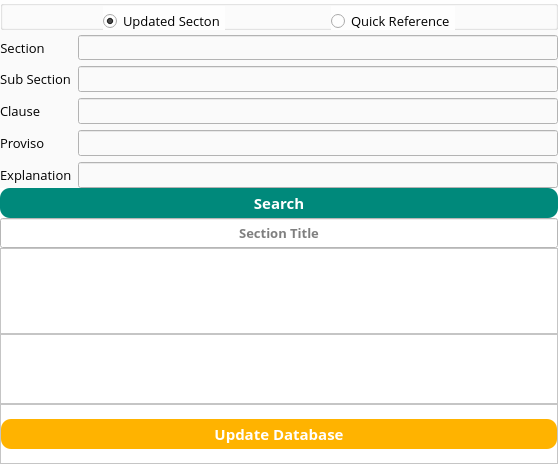
<?xml version="1.0" encoding="UTF-8"?>
<ui version="4.0">
 <class>CompaniesActQR</class>
 <widget class="QWidget" name="CompaniesActQR">
  <property name="geometry">
   <rect>
    <x>0</x>
    <y>0</y>
    <width>558</width>
    <height>464</height>
   </rect>
  </property>
  <property name="sizePolicy">
   <sizepolicy hsizetype="Expanding" vsizetype="Expanding">
    <horstretch>0</horstretch>
    <verstretch>0</verstretch>
   </sizepolicy>
  </property>
  <property name="minimumSize">
   <size>
    <width>0</width>
    <height>0</height>
   </size>
  </property>
  <property name="font">
   <font>
    <pointsize>12</pointsize>
    <stylestrategy>PreferAntialias</stylestrategy>
   </font>
  </property>
  <property name="windowTitle">
   <string>Companies Act</string>
  </property>
  <property name="windowIcon">
   <iconset>
    <normaloff>../Icon/logo.png</normaloff>../Icon/logo.png</iconset>
  </property>
  <property name="styleSheet">
   <string notr="true">background-color: rgb(255, 255, 255);</string>
  </property>
  <layout class="QGridLayout" name="gridLayout">
   <property name="leftMargin">
    <number>0</number>
   </property>
   <property name="topMargin">
    <number>0</number>
   </property>
   <property name="rightMargin">
    <number>0</number>
   </property>
   <property name="bottomMargin">
    <number>0</number>
   </property>
   <property name="spacing">
    <number>0</number>
   </property>
   <item row="6" column="0">
    <widget class="QTextBrowser" name="Footnote">
     <property name="maximumSize">
      <size>
       <width>16777215</width>
       <height>100</height>
      </size>
     </property>
     <property name="font">
      <font>
       <family>Open Sans</family>
       <pointsize>9</pointsize>
       <stylestrategy>PreferAntialias</stylestrategy>
      </font>
     </property>
     <property name="overwriteMode">
      <bool>true</bool>
     </property>
    </widget>
   </item>
   <item row="4" column="0">
    <widget class="QLineEdit" name="TitleOutput">
     <property name="minimumSize">
      <size>
       <width>0</width>
       <height>30</height>
      </size>
     </property>
     <property name="font">
      <font>
       <family>Open Sans</family>
       <pointsize>10</pointsize>
       <weight>75</weight>
       <bold>true</bold>
       <stylestrategy>PreferAntialias</stylestrategy>
      </font>
     </property>
     <property name="alignment">
      <set>Qt::AlignCenter</set>
     </property>
     <property name="readOnly">
      <bool>true</bool>
     </property>
     <property name="placeholderText">
      <string>Section Title</string>
     </property>
     <property name="clearButtonEnabled">
      <bool>false</bool>
     </property>
    </widget>
   </item>
   <item row="0" column="0">
    <widget class="QWidget" name="QuickSelection" native="true">
     <property name="minimumSize">
      <size>
       <width>0</width>
       <height>0</height>
      </size>
     </property>
     <property name="maximumSize">
      <size>
       <width>16777215</width>
       <height>30</height>
      </size>
     </property>
     <property name="styleSheet">
      <string notr="true">background-color: rgb(254, 254, 254);</string>
     </property>
     <layout class="QHBoxLayout" name="horizontalLayout_3">
      <property name="leftMargin">
       <number>0</number>
      </property>
      <property name="topMargin">
       <number>0</number>
      </property>
      <property name="rightMargin">
       <number>0</number>
      </property>
      <property name="bottomMargin">
       <number>0</number>
      </property>
     </layout>
    </widget>
   </item>
   <item row="2" column="0">
    <widget class="QWidget" name="widget" native="true">
     <property name="minimumSize">
      <size>
       <width>0</width>
       <height>0</height>
      </size>
     </property>
     <property name="maximumSize">
      <size>
       <width>16777215</width>
       <height>170</height>
      </size>
     </property>
     <property name="styleSheet">
      <string notr="true">background-color: rgb(250, 250, 250);</string>
     </property>
     <layout class="QFormLayout" name="formLayout">
      <property name="leftMargin">
       <number>0</number>
      </property>
      <property name="topMargin">
       <number>5</number>
      </property>
      <property name="rightMargin">
       <number>0</number>
      </property>
      <property name="bottomMargin">
       <number>0</number>
      </property>
      <item row="1" column="0">
       <widget class="QLabel" name="sectiontag">
        <property name="sizePolicy">
         <sizepolicy hsizetype="Preferred" vsizetype="Preferred">
          <horstretch>0</horstretch>
          <verstretch>0</verstretch>
         </sizepolicy>
        </property>
        <property name="font">
         <font>
          <family>Open Sans</family>
          <pointsize>10</pointsize>
          <stylestrategy>PreferAntialias</stylestrategy>
         </font>
        </property>
        <property name="text">
         <string>Section</string>
        </property>
        <property name="alignment">
         <set>Qt::AlignCenter</set>
        </property>
       </widget>
      </item>
      <item row="1" column="1">
       <widget class="QLineEdit" name="SectionInput">
        <property name="sizePolicy">
         <sizepolicy hsizetype="Expanding" vsizetype="Expanding">
          <horstretch>0</horstretch>
          <verstretch>0</verstretch>
         </sizepolicy>
        </property>
        <property name="font">
         <font>
          <family>Open Sans</family>
          <stylestrategy>PreferAntialias</stylestrategy>
         </font>
        </property>
        <property name="inputMethodHints">
         <set>Qt::ImhDialableCharactersOnly|Qt::ImhDigitsOnly|Qt::ImhEmailCharactersOnly|Qt::ImhFormattedNumbersOnly|Qt::ImhLatinOnly|Qt::ImhLowercaseOnly|Qt::ImhPreferNumbers|Qt::ImhUppercaseOnly|Qt::ImhUrlCharactersOnly</set>
        </property>
        <property name="clearButtonEnabled">
         <bool>true</bool>
        </property>
       </widget>
      </item>
      <item row="3" column="0">
       <widget class="QLabel" name="subsectiotag">
        <property name="font">
         <font>
          <family>Open Sans</family>
          <pointsize>10</pointsize>
          <stylestrategy>PreferAntialias</stylestrategy>
         </font>
        </property>
        <property name="text">
         <string>Sub Section</string>
        </property>
        <property name="alignment">
         <set>Qt::AlignCenter</set>
        </property>
       </widget>
      </item>
      <item row="3" column="1">
       <widget class="QLineEdit" name="SubSectionInput">
        <property name="sizePolicy">
         <sizepolicy hsizetype="Expanding" vsizetype="Expanding">
          <horstretch>0</horstretch>
          <verstretch>0</verstretch>
         </sizepolicy>
        </property>
        <property name="font">
         <font>
          <family>Open Sans</family>
          <pointsize>10</pointsize>
          <stylestrategy>PreferAntialias</stylestrategy>
         </font>
        </property>
        <property name="inputMethodHints">
         <set>Qt::ImhDialableCharactersOnly|Qt::ImhDigitsOnly|Qt::ImhEmailCharactersOnly|Qt::ImhFormattedNumbersOnly|Qt::ImhLatinOnly|Qt::ImhLowercaseOnly|Qt::ImhPreferNumbers|Qt::ImhUppercaseOnly|Qt::ImhUrlCharactersOnly</set>
        </property>
        <property name="clearButtonEnabled">
         <bool>true</bool>
        </property>
       </widget>
      </item>
      <item row="5" column="0">
       <widget class="QLabel" name="clausetag">
        <property name="font">
         <font>
          <family>Open Sans</family>
          <pointsize>10</pointsize>
          <stylestrategy>PreferAntialias</stylestrategy>
         </font>
        </property>
        <property name="text">
         <string>Clause</string>
        </property>
       </widget>
      </item>
      <item row="5" column="1">
       <widget class="QLineEdit" name="ClauseInput">
        <property name="sizePolicy">
         <sizepolicy hsizetype="Expanding" vsizetype="Expanding">
          <horstretch>0</horstretch>
          <verstretch>0</verstretch>
         </sizepolicy>
        </property>
        <property name="font">
         <font>
          <family>Open Sans</family>
          <pointsize>10</pointsize>
          <stylestrategy>PreferAntialias</stylestrategy>
         </font>
        </property>
        <property name="inputMethodHints">
         <set>Qt::ImhDialableCharactersOnly|Qt::ImhDigitsOnly|Qt::ImhEmailCharactersOnly|Qt::ImhFormattedNumbersOnly|Qt::ImhLatinOnly|Qt::ImhLowercaseOnly|Qt::ImhPreferNumbers|Qt::ImhUppercaseOnly|Qt::ImhUrlCharactersOnly</set>
        </property>
        <property name="clearButtonEnabled">
         <bool>true</bool>
        </property>
       </widget>
      </item>
      <item row="7" column="0">
       <widget class="QLabel" name="provisotag">
        <property name="font">
         <font>
          <family>Open Sans</family>
          <pointsize>10</pointsize>
          <stylestrategy>PreferAntialias</stylestrategy>
         </font>
        </property>
        <property name="text">
         <string>Proviso</string>
        </property>
       </widget>
      </item>
      <item row="7" column="1">
       <widget class="QLineEdit" name="ProvisoInput">
        <property name="sizePolicy">
         <sizepolicy hsizetype="Expanding" vsizetype="Expanding">
          <horstretch>0</horstretch>
          <verstretch>0</verstretch>
         </sizepolicy>
        </property>
        <property name="font">
         <font>
          <family>Open Sans</family>
          <pointsize>10</pointsize>
          <stylestrategy>PreferAntialias</stylestrategy>
         </font>
        </property>
        <property name="inputMethodHints">
         <set>Qt::ImhDialableCharactersOnly|Qt::ImhDigitsOnly|Qt::ImhEmailCharactersOnly|Qt::ImhFormattedNumbersOnly|Qt::ImhLatinOnly|Qt::ImhLowercaseOnly|Qt::ImhPreferNumbers|Qt::ImhUppercaseOnly|Qt::ImhUrlCharactersOnly</set>
        </property>
        <property name="clearButtonEnabled">
         <bool>true</bool>
        </property>
       </widget>
      </item>
      <item row="9" column="0">
       <widget class="QLabel" name="explanationtag">
        <property name="font">
         <font>
          <family>Open Sans</family>
          <pointsize>10</pointsize>
          <stylestrategy>PreferAntialias</stylestrategy>
         </font>
        </property>
        <property name="text">
         <string>Explanation</string>
        </property>
       </widget>
      </item>
      <item row="9" column="1">
       <widget class="QLineEdit" name="ExplanationInput">
        <property name="sizePolicy">
         <sizepolicy hsizetype="Expanding" vsizetype="Expanding">
          <horstretch>0</horstretch>
          <verstretch>0</verstretch>
         </sizepolicy>
        </property>
        <property name="font">
         <font>
          <family>Open Sans</family>
          <pointsize>10</pointsize>
          <stylestrategy>PreferAntialias</stylestrategy>
         </font>
        </property>
        <property name="inputMethodHints">
         <set>Qt::ImhDialableCharactersOnly|Qt::ImhDigitsOnly|Qt::ImhEmailCharactersOnly|Qt::ImhFormattedNumbersOnly|Qt::ImhLatinOnly|Qt::ImhLowercaseOnly|Qt::ImhPreferNumbers|Qt::ImhUppercaseOnly|Qt::ImhUrlCharactersOnly</set>
        </property>
        <property name="clearButtonEnabled">
         <bool>true</bool>
        </property>
       </widget>
      </item>
     </layout>
    </widget>
   </item>
   <item row="7" column="0">
    <widget class="QFrame" name="ButtonGroup">
     <property name="sizePolicy">
      <sizepolicy hsizetype="Expanding" vsizetype="Expanding">
       <horstretch>0</horstretch>
       <verstretch>0</verstretch>
      </sizepolicy>
     </property>
     <property name="minimumSize">
      <size>
       <width>0</width>
       <height>60</height>
      </size>
     </property>
     <property name="maximumSize">
      <size>
       <width>16777215</width>
       <height>60</height>
      </size>
     </property>
     <property name="frameShape">
      <enum>QFrame::StyledPanel</enum>
     </property>
     <property name="frameShadow">
      <enum>QFrame::Raised</enum>
     </property>
     <layout class="QVBoxLayout" name="verticalLayout">
      <property name="leftMargin">
       <number>0</number>
      </property>
      <property name="topMargin">
       <number>0</number>
      </property>
      <property name="rightMargin">
       <number>0</number>
      </property>
      <property name="bottomMargin">
       <number>0</number>
      </property>
      <item>
       <widget class="QPushButton" name="UpdateDb">
        <property name="sizePolicy">
         <sizepolicy hsizetype="Expanding" vsizetype="Expanding">
          <horstretch>0</horstretch>
          <verstretch>0</verstretch>
         </sizepolicy>
        </property>
        <property name="minimumSize">
         <size>
          <width>0</width>
          <height>30</height>
         </size>
        </property>
        <property name="maximumSize">
         <size>
          <width>16777215</width>
          <height>30</height>
         </size>
        </property>
        <property name="font">
         <font>
          <family>Open Sans</family>
          <pointsize>11</pointsize>
          <weight>75</weight>
          <bold>true</bold>
          <stylestrategy>PreferAntialias</stylestrategy>
         </font>
        </property>
        <property name="styleSheet">
         <string notr="true">background-color:rgb(255,179,0);
color: rgb(255, 255, 255);
border-radius:10;</string>
        </property>
        <property name="text">
         <string>Update Database</string>
        </property>
       </widget>
      </item>
     </layout>
    </widget>
   </item>
   <item row="1" column="0">
    <widget class="QGroupBox" name="QuickSelectPanel">
     <property name="minimumSize">
      <size>
       <width>0</width>
       <height>0</height>
      </size>
     </property>
     <property name="maximumSize">
      <size>
       <width>16777215</width>
       <height>30</height>
      </size>
     </property>
     <property name="styleSheet">
      <string notr="true">background-color: rgb(254, 254, 254);</string>
     </property>
     <property name="flat">
      <bool>true</bool>
     </property>
     <layout class="QGridLayout" name="gridLayout_3">
      <property name="leftMargin">
       <number>0</number>
      </property>
      <property name="topMargin">
       <number>0</number>
      </property>
      <property name="rightMargin">
       <number>0</number>
      </property>
      <property name="bottomMargin">
       <number>0</number>
      </property>
      <item row="0" column="4">
       <spacer name="horizontalSpacer">
        <property name="orientation">
         <enum>Qt::Horizontal</enum>
        </property>
        <property name="sizeHint" stdset="0">
         <size>
          <width>40</width>
          <height>20</height>
         </size>
        </property>
       </spacer>
      </item>
      <item row="0" column="1">
       <widget class="QRadioButton" name="RB_Updated">
        <property name="sizePolicy">
         <sizepolicy hsizetype="Maximum" vsizetype="Expanding">
          <horstretch>0</horstretch>
          <verstretch>0</verstretch>
         </sizepolicy>
        </property>
        <property name="minimumSize">
         <size>
          <width>0</width>
          <height>30</height>
         </size>
        </property>
        <property name="maximumSize">
         <size>
          <width>200</width>
          <height>16777215</height>
         </size>
        </property>
        <property name="font">
         <font>
          <family>Open Sans</family>
          <pointsize>10</pointsize>
          <stylestrategy>PreferAntialias</stylestrategy>
         </font>
        </property>
        <property name="toolTip">
         <string>&lt;html&gt;&lt;head/&gt;&lt;body&gt;&lt;p&gt;Slow but updated&lt;/p&gt;&lt;/body&gt;&lt;/html&gt;</string>
        </property>
        <property name="text">
         <string>Updated Secton</string>
        </property>
        <property name="checked">
         <bool>true</bool>
        </property>
       </widget>
      </item>
      <item row="0" column="3">
       <widget class="QRadioButton" name="RB_Quick">
        <property name="sizePolicy">
         <sizepolicy hsizetype="Maximum" vsizetype="Expanding">
          <horstretch>0</horstretch>
          <verstretch>0</verstretch>
         </sizepolicy>
        </property>
        <property name="minimumSize">
         <size>
          <width>0</width>
          <height>30</height>
         </size>
        </property>
        <property name="maximumSize">
         <size>
          <width>200</width>
          <height>16777215</height>
         </size>
        </property>
        <property name="font">
         <font>
          <family>Open Sans</family>
          <pointsize>10</pointsize>
          <stylestrategy>PreferAntialias</stylestrategy>
         </font>
        </property>
        <property name="toolTip">
         <string>&lt;html&gt;&lt;head/&gt;&lt;body&gt;&lt;p&gt;Quick but not maintained. Use this option only if you are sure that the particular section has not been amended&lt;/p&gt;&lt;/body&gt;&lt;/html&gt;</string>
        </property>
        <property name="text">
         <string>Quick Reference</string>
        </property>
       </widget>
      </item>
      <item row="0" column="2">
       <spacer name="horizontalSpacer_2">
        <property name="orientation">
         <enum>Qt::Horizontal</enum>
        </property>
        <property name="sizeHint" stdset="0">
         <size>
          <width>40</width>
          <height>20</height>
         </size>
        </property>
       </spacer>
      </item>
      <item row="0" column="0">
       <spacer name="horizontalSpacer_3">
        <property name="orientation">
         <enum>Qt::Horizontal</enum>
        </property>
        <property name="sizeHint" stdset="0">
         <size>
          <width>40</width>
          <height>20</height>
         </size>
        </property>
       </spacer>
      </item>
     </layout>
    </widget>
   </item>
   <item row="5" column="0">
    <widget class="QTextBrowser" name="SectionOutpit">
     <property name="font">
      <font>
       <family>Open Sans</family>
       <pointsize>10</pointsize>
       <stylestrategy>PreferAntialias</stylestrategy>
      </font>
     </property>
    </widget>
   </item>
   <item row="3" column="0">
    <widget class="QPushButton" name="Search">
     <property name="sizePolicy">
      <sizepolicy hsizetype="Minimum" vsizetype="Expanding">
       <horstretch>0</horstretch>
       <verstretch>0</verstretch>
      </sizepolicy>
     </property>
     <property name="minimumSize">
      <size>
       <width>0</width>
       <height>30</height>
      </size>
     </property>
     <property name="maximumSize">
      <size>
       <width>16777215</width>
       <height>30</height>
      </size>
     </property>
     <property name="font">
      <font>
       <family>Open Sans</family>
       <pointsize>11</pointsize>
       <weight>75</weight>
       <bold>true</bold>
       <stylestrategy>PreferAntialias</stylestrategy>
      </font>
     </property>
     <property name="styleSheet">
      <string notr="true">color: rgb(255, 255, 255);
background-color:rgb(0,137,123);
border-radius:10;</string>
     </property>
     <property name="text">
      <string>Search</string>
     </property>
     <property name="icon">
      <iconset>
       <normaloff>../../../Resources/Images/searchbaar.png</normaloff>../../../Resources/Images/searchbaar.png</iconset>
     </property>
     <property name="shortcut">
      <string>Return</string>
     </property>
     <property name="checkable">
      <bool>false</bool>
     </property>
     <property name="default">
      <bool>false</bool>
     </property>
     <property name="flat">
      <bool>false</bool>
     </property>
    </widget>
   </item>
  </layout>
 </widget>
 <tabstops>
  <tabstop>SectionOutpit</tabstop>
  <tabstop>Footnote</tabstop>
 </tabstops>
 <resources/>
 <connections/>
</ui>
